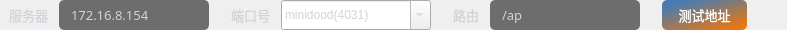
        <widget class="QWidget" name="widget_1host" native="true">
         <property name="minimumSize">
          <size>
           <width>0</width>
           <height>30</height>
          </size>
         </property>
         <property name="maximumSize">
          <size>
           <width>16777215</width>
           <height>30</height>
          </size>
         </property>
         <property name="font">
          <font>
           <stylestrategy>PreferAntialias</stylestrategy>
          </font>
         </property>
         <property name="styleSheet">
          <string notr="true">QToolTip {
color: rgb(255, 255, 255);
background-color: rgb(108, 117, 125, 65);
border-radius: 2px;
}

QLabel{
color:#ced4da;
}

</string>
         </property>
         <layout class="QHBoxLayout" name="horizontalLayout_2">
          <property name="spacing">
           <number>5</number>
          </property>
          <property name="leftMargin">
           <number>9</number>
          </property>
          <property name="topMargin">
           <number>0</number>
          </property>
          <property name="rightMargin">
           <number>0</number>
          </property>
          <property name="bottomMargin">
           <number>0</number>
          </property>
          <item>
           <widget class="QLabel" name="label_ip">
            <property name="minimumSize">
             <size>
              <width>45</width>
              <height>30</height>
             </size>
            </property>
            <property name="maximumSize">
             <size>
              <width>45</width>
              <height>30</height>
             </size>
            </property>
            <property name="font">
             <font>
              <family>OPPOSans B</family>
              <pointsize>10</pointsize>
              <stylestrategy>PreferAntialias</stylestrategy>
             </font>
            </property>
            <property name="styleSheet">
             <string notr="true">color:#ced4da;</string>
            </property>
            <property name="text">
             <string>服务器</string>
            </property>
           </widget>
          </item>
          <item>
           <widget class="QLineEdit" name="lineEdit_host">
            <property name="minimumSize">
             <size>
              <width>150</width>
              <height>30</height>
             </size>
            </property>
            <property name="maximumSize">
             <size>
              <width>150</width>
              <height>30</height>
             </size>
            </property>
            <property name="font">
             <font>
              <family>OPPOSans B</family>
              <pointsize>10</pointsize>
              <stylestrategy>PreferAntialias</stylestrategy>
             </font>
            </property>
            <property name="styleSheet">
             <string notr="true">QLineEdit{
color:#ced4da;
border-radius: 5px;
background-color: rgb(25, 25, 25, 155);
border: 0px solid rgba(255, 255, 255, 0);
border-radius: 5px;
padding-left:10px;
padding-right:10px;
}</string>
            </property>
            <property name="text">
             <string>172.16.8.154</string>
            </property>
            <property name="placeholderText">
             <string>172.16.8.154</string>
            </property>
           </widget>
          </item>
          <item>
           <spacer name="horizontalSpacer_33">
            <property name="font">
             <font>
              <stylestrategy>PreferAntialias</stylestrategy>
             </font>
            </property>
            <property name="orientation">
             <enum>Qt::Horizontal</enum>
            </property>
            <property name="sizeType">
             <enum>QSizePolicy::Fixed</enum>
            </property>
            <property name="sizeHint" stdset="0">
             <size>
              <width>17</width>
              <height>27</height>
             </size>
            </property>
           </spacer>
          </item>
          <item>
           <widget class="QLabel" name="label_port">
            <property name="minimumSize">
             <size>
              <width>45</width>
              <height>30</height>
             </size>
            </property>
            <property name="maximumSize">
             <size>
              <width>45</width>
              <height>30</height>
             </size>
            </property>
            <property name="font">
             <font>
              <family>OPPOSans B</family>
              <pointsize>10</pointsize>
              <stylestrategy>PreferAntialias</stylestrategy>
             </font>
            </property>
            <property name="styleSheet">
             <string notr="true">color:#ced4da;</string>
            </property>
            <property name="text">
             <string>端口号</string>
            </property>
           </widget>
          </item>
          <item>
           <widget class="QComboBox" name="comboBox_port">
            <property name="sizePolicy">
             <sizepolicy hsizetype="Expanding" vsizetype="Fixed">
              <horstretch>0</horstretch>
              <verstretch>0</verstretch>
             </sizepolicy>
            </property>
            <property name="minimumSize">
             <size>
              <width>150</width>
              <height>30</height>
             </size>
            </property>
            <property name="maximumSize">
             <size>
              <width>150</width>
              <height>30</height>
             </size>
            </property>
            <property name="font">
             <font>
              <family>OPPOSans B</family>
              <pointsize>10</pointsize>
              <weight>50</weight>
              <italic>false</italic>
              <bold>false</bold>
              <stylestrategy>PreferAntialias</stylestrategy>
             </font>
            </property>
            <property name="styleSheet">
             <string notr="true">color:#ced4da;</string>
            </property>
            <property name="editable">
             <bool>true</bool>
            </property>
            <item>
             <property name="text">
              <string>minidood(4031)</string>
             </property>
            </item>
            <item>
             <property name="text">
              <string>nginx(10669)</string>
             </property>
            </item>
            <item>
             <property name="text">
              <string>imnotify(11226)</string>
             </property>
            </item>
            <item>
             <property name="text">
              <string>ap(11130)</string>
             </property>
            </item>
            <item>
             <property name="text">
              <string>badword(11040)</string>
             </property>
            </item>
            <item>
             <property name="text">
              <string>user(11241)</string>
             </property>
            </item>
            <item>
             <property name="text">
              <string>buddy(11201)</string>
             </property>
            </item>
            <item>
             <property name="text">
              <string>chat(11203)</string>
             </property>
            </item>
            <item>
             <property name="text">
              <string>login(11225)</string>
             </property>
            </item>
            <item>
             <property name="text">
              <string>cloud(11204)</string>
             </property>
            </item>
            <item>
             <property name="text">
              <string>cache(11202)</string>
             </property>
            </item>
            <item>
             <property name="text">
              <string>collection(11205)</string>
             </property>
            </item>
            <item>
             <property name="text">
              <string>customer(11207)</string>
             </property>
            </item>
            <item>
             <property name="text">
              <string>dbconfig(11208)</string>
             </property>
            </item>
            <item>
             <property name="text">
              <string>emoticon(11209)</string>
             </property>
            </item>
            <item>
             <property name="text">
              <string>commentcenter(11206)</string>
             </property>
            </item>
            <item>
             <property name="text">
              <string>analysiswebsite(11200)</string>
             </property>
            </item>
            <item>
             <property name="text">
              <string>enterprisedictionary(11210)</string>
             </property>
            </item>
            <item>
             <property name="text">
              <string>enterpriseorganization(11211)</string>
             </property>
            </item>
            <item>
             <property name="text">
              <string>enterpriseregister(11212)</string>
             </property>
            </item>
            <item>
             <property name="text">
              <string>enterpriserolemenu(11213)</string>
             </property>
            </item>
            <item>
             <property name="text">
              <string>enterprisestatistics(11214)</string>
             </property>
            </item>
            <item>
             <property name="text">
              <string>enterpriseTask(11215)</string>
             </property>
            </item>
            <item>
             <property name="text">
              <string>enterpriseuser(11216)</string>
             </property>
            </item>
            <item>
             <property name="text">
              <string>feedback(11217)</string>
             </property>
            </item>
            <item>
             <property name="text">
              <string>fullsearch(11218)</string>
             </property>
            </item>
            <item>
             <property name="text">
              <string>group(11219)</string>
             </property>
            </item>
            <item>
             <property name="text">
              <string>groupfile(11220)</string>
             </property>
            </item>
            <item>
             <property name="text">
              <string>groupmember(11221)</string>
             </property>
            </item>
            <item>
             <property name="text">
              <string>imageverify(11222)</string>
             </property>
            </item>
            <item>
             <property name="text">
              <string>iosnotice-new(11223)</string>
             </property>
            </item>
            <item>
             <property name="text">
              <string>lbs(11224)</string>
             </property>
            </item>
            <item>
             <property name="text">
              <string>memo(11226)</string>
             </property>
            </item>
            <item>
             <property name="text">
              <string>messagestorage(11227)</string>
             </property>
            </item>
            <item>
             <property name="text">
              <string>online(11228)</string>
             </property>
            </item>
            <item>
             <property name="text">
              <string>operationlog(11229)</string>
             </property>
            </item>
            <item>
             <property name="text">
              <string>platform(11230)</string>
             </property>
            </item>
            <item>
             <property name="text">
              <string>platform-business(11231)</string>
             </property>
            </item>
            <item>
             <property name="text">
              <string>platform-database(11232)</string>
             </property>
            </item>
            <item>
             <property name="text">
              <string>platformstatistics(11233)</string>
             </property>
            </item>
            <item>
             <property name="text">
              <string>recommend(11234)</string>
             </property>
            </item>
            <item>
             <property name="text">
              <string>registeruser(11235)</string>
             </property>
            </item>
            <item>
             <property name="text">
              <string>route(11236)</string>
             </property>
            </item>
            <item>
             <property name="text">
              <string>setting(11237)</string>
             </property>
            </item>
            <item>
             <property name="text">
              <string>sharecomment(11238)</string>
             </property>
            </item>
            <item>
             <property name="text">
              <string>sharecontent(11239)</string>
             </property>
            </item>
            <item>
             <property name="text">
              <string>timestamp(11240)</string>
             </property>
            </item>
            <item>
             <property name="text">
              <string>userbase(11242)</string>
             </property>
            </item>
            <item>
             <property name="text">
              <string>verifycode(11243)</string>
             </property>
            </item>
            <item>
             <property name="text">
              <string>verifymessage(11244)</string>
             </property>
            </item>
           </widget>
          </item>
          <item>
           <spacer name="horizontalSpacer_39">
            <property name="font">
             <font>
              <stylestrategy>PreferAntialias</stylestrategy>
             </font>
            </property>
            <property name="orientation">
             <enum>Qt::Horizontal</enum>
            </property>
            <property name="sizeType">
             <enum>QSizePolicy::Fixed</enum>
            </property>
            <property name="sizeHint" stdset="0">
             <size>
              <width>17</width>
              <height>27</height>
             </size>
            </property>
           </spacer>
          </item>
          <item>
           <widget class="QLabel" name="label_route">
            <property name="minimumSize">
             <size>
              <width>32</width>
              <height>30</height>
             </size>
            </property>
            <property name="maximumSize">
             <size>
              <width>32</width>
              <height>30</height>
             </size>
            </property>
            <property name="font">
             <font>
              <family>OPPOSans B</family>
              <pointsize>10</pointsize>
              <stylestrategy>PreferAntialias</stylestrategy>
             </font>
            </property>
            <property name="styleSheet">
             <string notr="true">color:#ced4da;</string>
            </property>
            <property name="text">
             <string>路由</string>
            </property>
           </widget>
          </item>
          <item>
           <widget class="QLineEdit" name="lineEdit_route">
            <property name="minimumSize">
             <size>
              <width>150</width>
              <height>30</height>
             </size>
            </property>
            <property name="maximumSize">
             <size>
              <width>150</width>
              <height>30</height>
             </size>
            </property>
            <property name="font">
             <font>
              <family>OPPOSans B</family>
              <pointsize>10</pointsize>
              <stylestrategy>PreferAntialias</stylestrategy>
             </font>
            </property>
            <property name="styleSheet">
             <string notr="true">QLineEdit{
color:#ced4da;
border-radius: 5px;
background-color: rgb(25, 25, 25, 155);
border: 0px solid rgba(255, 255, 255, 0);
border-radius: 5px;
padding-left:10px;
padding-right:10px;
}</string>
            </property>
            <property name="text">
             <string>/ap</string>
            </property>
            <property name="placeholderText">
             <string>172.16.8.154</string>
            </property>
           </widget>
          </item>
          <item>
           <spacer name="horizontalSpacer_42">
            <property name="font">
             <font>
              <stylestrategy>PreferAntialias</stylestrategy>
             </font>
            </property>
            <property name="orientation">
             <enum>Qt::Horizontal</enum>
            </property>
            <property name="sizeType">
             <enum>QSizePolicy::Fixed</enum>
            </property>
            <property name="sizeHint" stdset="0">
             <size>
              <width>17</width>
              <height>27</height>
             </size>
            </property>
           </spacer>
          </item>
          <item>
           <widget class="QToolButton" name="toolButton_test">
            <property name="minimumSize">
             <size>
              <width>85</width>
              <height>30</height>
             </size>
            </property>
            <property name="maximumSize">
             <size>
              <width>250</width>
              <height>30</height>
             </size>
            </property>
            <property name="font">
             <font>
              <family>OPPOSans B</family>
              <pointsize>10</pointsize>
              <weight>50</weight>
              <italic>false</italic>
              <bold>false</bold>
              <stylestrategy>PreferAntialias</stylestrategy>
             </font>
            </property>
            <property name="styleSheet">
             <string notr="true">QToolButton {
	font: 10pt &quot;OPPOSans B&quot;;
	color: rgb(255, 255, 255);
	
	
	background-color: qlineargradient(spread:pad, x1:1, y1:0.966, x2:0.267, y2:0.0457273, stop:0 rgba(250, 118, 0, 255), stop:1 rgba(68, 121, 175, 250));
	border-radius: 5px;
}

QToolButton::menu-indicator { 
	image: None;
}

 
QToolButton:hover {
	color: rgb(255, 255, 255);
	
	background-color: qlineargradient(spread:pad, x1:0, y1:0, x2:1, y2:1, stop:0 rgba(250, 118, 0, 255), stop:1 rgba(68, 121, 175, 250));
}</string>
            </property>
            <property name="text">
             <string>测试地址</string>
            </property>
            <property name="icon">
             <iconset resource="../lib.qrc">
              <normaloff>:/lib/node2.png</normaloff>:/lib/node2.png</iconset>
            </property>
            <property name="toolButtonStyle">
             <enum>Qt::ToolButtonTextBesideIcon</enum>
            </property>
           </widget>
          </item>
          <item>
           <spacer name="horizontalSpacer_2">
            <property name="font">
             <font>
              <stylestrategy>PreferAntialias</stylestrategy>
             </font>
            </property>
            <property name="orientation">
             <enum>Qt::Horizontal</enum>
            </property>
            <property name="sizeHint" stdset="0">
             <size>
              <width>40</width>
              <height>20</height>
             </size>
            </property>
           </spacer>
          </item>
         </layout>
        </widget>
